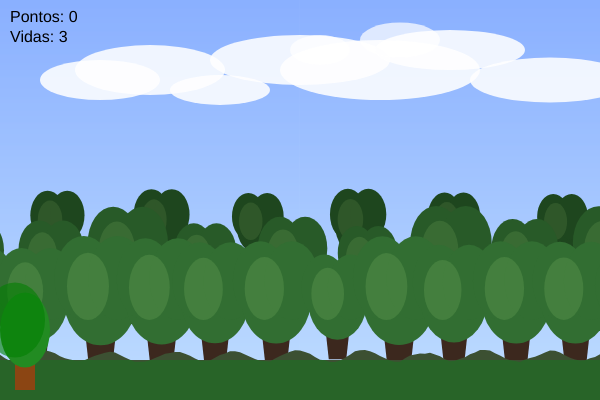
Frame 1 (no input)
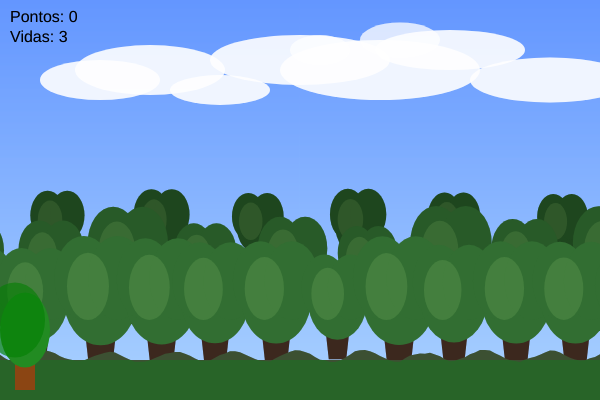
Frame 60 (no input)
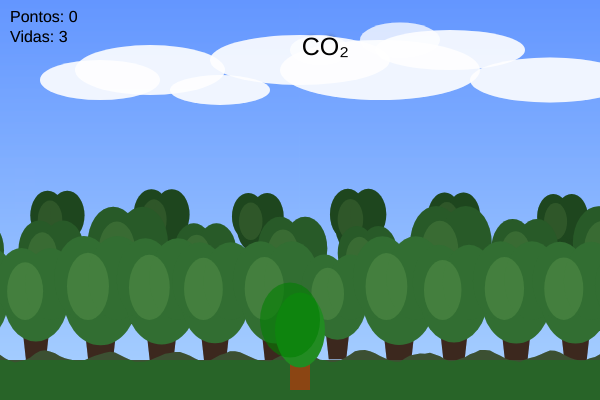
Frame 120 (the mouse pressed at the canvas centre since frame 60)

The p5.js sketch that drew these frames (run headless with seeded random() and noise() and a simulated clock; from frame 60 on, the mouse is pressed at the canvas centre):

// p5.js sketch
// ── sketch.js
let tree;
let nuts = [];
let co2s = [];
let score = 0;
let lives = 3;
let gameOver = false;

function setup() {
  createCanvas(600, 400);
  tree = new Tree(width / 2, height - 50);
}

function draw() {
  drawMountainBackground(); 
  
  if (gameOver) {
    textAlign(CENTER, CENTER);
    textSize(40);
    fill(200, 0, 0);
    text("GAME OVER", width / 2, height / 2);
    textSize(20);
    fill(0);
    text("Pontuação: " + score, width / 2, height / 2 + 40);
    return;
  }

  tree.updatePosition(mouseX);
  tree.show();

  for (let i = nuts.length - 1; i >= 0; i--) {
    nuts[i].move();
    nuts[i].show();
    if (nuts[i].offscreen()) nuts.splice(i, 1);
  }

  for (let i = co2s.length - 1; i >= 0; i--) {
    co2s[i].move();
    co2s[i].show();

    if (co2s[i].offscreen()) {
      co2s.splice(i, 1);
      lives--;
      if (lives <= 0) gameOver = true;
    }

    for (let j = nuts.length - 1; j >= 0; j--) {
      if (co2s[i] && co2s[i].collidesWith(nuts[j])) {
        co2s.splice(i, 1);
        nuts.splice(j, 1);
        score++;
        break;
      }
    }
  }

  if (random(1) < 0.015) co2s.push(new CO2());

  fill(0);
  textSize(16);
  textAlign(LEFT, TOP);
  text("Pontos: " + score, 10, 10);
  text("Vidas: " + lives, 10, 30);
}

function drawMountainBackground() {
  let skyTop = color(100, 150, 255);
  let skyBottom = color(170, 210, 255);
  for (let y = 0; y < height; y++) {
    let inter = map(y, 0, height, 0, 1);
    let c = lerpColor(skyTop, skyBottom, inter);
    stroke(c);
    line(0, y, width, y);
  }

  drawRealisticClouds();

  drawImprovedForest();
}

function drawRealisticClouds() {
  noStroke();
  fill(255, 255, 255, 220);
  
  ellipse(100, 80, 120, 40);
  ellipse(150, 70, 150, 50);
  ellipse(220, 90, 100, 30);
  
  ellipse(300, 60, 180, 50);
  ellipse(380, 70, 200, 60);
  ellipse(450, 50, 150, 40);
  ellipse(550, 80, 160, 45);

  fill(255, 255, 255, 180);
  ellipse(320, 50, 60, 30);
  ellipse(400, 40, 80, 35);
}


function drawImprovedForest() {
  
  drawTreeRow(0.6, 40, 60, color(30, 70, 30), 100);
  
  drawTreeRow(0.7, 50, 80, color(40, 90, 40), 80);

  drawTreeRow(0.8, 60, 100, color(50, 110, 50), 60);
  
  fill(40, 100, 40);
  rect(0, height - 40, width, 40);
  
  fill(60, 80, 50);
  beginShape();
  vertex(0, height - 40);
  for (let x = 0; x <= width; x += 5) {
    let y = height - 40 + sin(x * 0.1) * 5 - noise(x * 0.05) * 8;
    vertex(x, y);
  }
  vertex(width, height - 40);
  endShape(CLOSE);
}

function drawTreeRow(yPos, minSize, maxSize, col, spacing) {
  for (let x = -spacing/2; x < width + spacing; x += spacing) {
    let treeX = x + noise(x * 0.1) * 20;
    let treeY = height * yPos;
    let treeSize = map(noise(x * 0.2), 0, 1, minSize, maxSize);
    
    fill(60, 40, 30);
    let trunkWidth = treeSize * 0.4;
    let trunkHeight = treeSize * 0.6;
    beginShape();
    vertex(treeX - trunkWidth/2, treeY);
    vertex(treeX - trunkWidth/3, treeY + trunkHeight);
    vertex(treeX + trunkWidth/3, treeY + trunkHeight);
    vertex(treeX + trunkWidth/2, treeY);
    endShape(CLOSE);
    
    fill(col);
    ellipse(treeX, treeY - treeSize * 0.3, treeSize * 0.9, treeSize * 1.2);
    ellipse(treeX - treeSize * 0.2, treeY - treeSize * 0.5, treeSize * 0.7, treeSize);
    ellipse(treeX + treeSize * 0.2, treeY - treeSize * 0.5, treeSize * 0.7, treeSize);
  
    fill(red(col) + 30, green(col) + 30, blue(col) + 20, 150);
    ellipse(treeX - treeSize * 0.15, treeY - treeSize * 0.4, treeSize * 0.5, treeSize * 0.8);
  }
}

function mousePressed() {
  if (mouseButton === LEFT && !gameOver) {
    nuts.push(new Nut(tree.x, tree.y));
  }
}

class Tree {
  constructor(x, y) {
    this.x = x;
    this.y = y;
    this.size = 50;
    this.trunkWidth = 20;
    this.trunkHeight = 30;
  }

  updatePosition(mouseX) {
    this.x = constrain(mouseX, this.size / 2, width - this.size / 2);
  }

  show() {
    fill(139, 69, 19);
    rect(this.x - this.trunkWidth / 2, this.y + 10, this.trunkWidth, this.trunkHeight);
    fill(34, 139, 34);
    ellipse(this.x, this.y - 20, this.size, this.size * 1.5);
    fill(0, 128, 0, 150);  
    ellipse(this.x - 10, this.y - 30, this.size * 1.2, this.size * 1.5);
  }
}

class Nut {
  constructor(x, y) {
    this.x = x;
    this.y = y;
    this.r = 10;
    this.speed = 7;
    this.color = color(139, 69, 19);
  }

  move() {
    this.y -= this.speed;
  }

  show() {
    fill(this.color);
    noStroke();
    ellipse(this.x, this.y, this.r * 2);
  }

  offscreen() {
    return this.y < 0;
  }
}

class CO2 {
  constructor() {
    this.x = random(width);
    this.y = 0;
    this.size = 25;
    this.speed = 2;
    this.color = color(1,1,1);
  }

  move() {
    this.y += this.speed;
  }

  show() {
    fill(this.color);
    noStroke();
    textSize(25);
    textAlign(CENTER, CENTER);
    text("CO₂", this.x, this.y);
  }

  offscreen() {
    return this.y > height;
  }

  collidesWith(nut) {
    let d = dist(this.x, this.y, nut.x, nut.y);
    return d < this.size / 2 + nut.r;
  }
}
